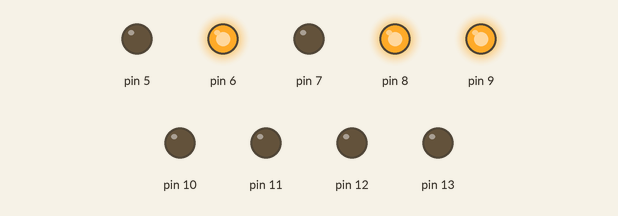
This sketch was run on a simulated Arduino Uno, built with avr-gcc and run on an emulated ATmega328P. On the bench: output pins drawn as LEDs (lit = HIGH). Random numbers use the default seed unless the sketch sets one.

Above: at 0.5 s.
At 1.5 s:
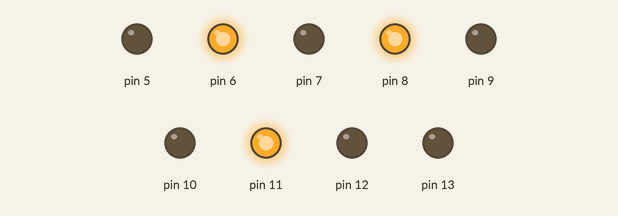
At 2.5 s:
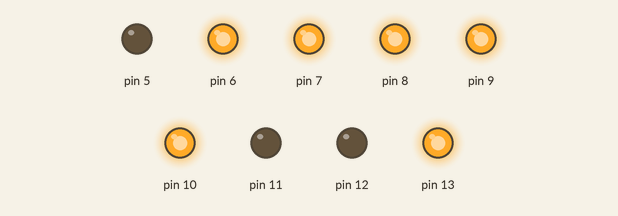
At 3.5 s:
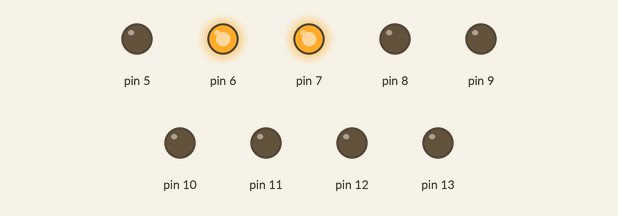
Timing chart, 0 to 4.6 s (numbered marks = the images above):
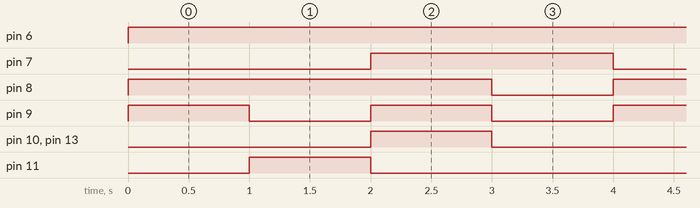

The sketch:

prog8_av.ino
```cpp
void setup() {
    int i;
    for (i = 13; i >= 5; i--) {
        pinMode(i, OUTPUT);
    }
}

char cifre[4][9] = {
    {1,1,1,1,1,1,0,0},
    {0,1,1,0,0,0,0,0},
    {1,1,0,1,1,0,1,0},
    {1,1,1,1,0,0,1,0}
};

void prikaziCifro(int cifra) {
    int i;
    for (i = 0; i < 8; i++) {
        if (cifre[cifra][i] == 1) {
            digitalWrite(13 - i, LOW);
        } else {
            digitalWrite(13 - i, HIGH);
        }
    }
}

void loop() {
    static int stej = 3;
    prikaziCifro(stej);
    stej--;
    if (stej < 0) {
        stej = 3;
    }
    delay(1000);
}
```

prog10_av.c
```cpp
#include <stdio.h>
#include <stdlib.h>
#define DIM 10000

int main() {
    char *k;
    k = malloc(sizeof(char) * DIM * DIM);

    if (k == NULL) {
        printf("Napaka pri alociranju pomnilnika!");
        return 1;
    }

    int i;
    for (i = 0; i < DIM * DIM; i++) {
        k[i] = rand();
    }
    getchar();
    free(k);
    return 0;
}
```

prog1_av.c
```cpp
#include <stdio.h>
#include <stdlib.h>

int main()
{

int x = 5;

printf("Hello World! Število je %d\n", x);
return 0;

}
```

prog2_av.c
```cpp
#include <stdio.h>
#include <stdlib.h>

int main()
{

printf("Zapiši datum v ISO formatu (YYYY-MM-DD): ");
int y, m, d;
scanf("%d-%d-%d", &y, &m, &d);
printf("Datum je %d. %d. %d\n", d, m, y);

return 0;

}
```

prog3_av.c
```cpp
#include <stdio.h>
#include <stdlib.h>

int main()
{

int start, stop, ozn_start, ozn_stop;
printf("Območje za izpis: ");
scanf("%d %d", &start, &stop);
printf("Označi vrednosti: ");
scanf("%d %d", &ozn_start, &ozn_stop);

while (start <= stop)
{
    if (start >= ozn_start && start <= ozn_stop)
    {
        printf("*");
    }
    printf("%d ", start);
    start++;
}
printf("\n");

return 0;

}
```

prog4_av.c
```cpp
#include <stdio.h>
#include <stdlib.h>

int main()
{

int stevilo, desetica, enica;
printf("-----------------------------------------\n");
printf("Vnesi število med 30 in 99: ");
scanf("%d", &stevilo);

desetica = stevilo / 10;
enica = stevilo % 10;

printf("Desetica: %d Enica: %d\n", desetica, enica);
//digit to word

switch (enica) {
case 1: printf(" ena"); break;
case 2: printf(" dve"); break;
case 3: printf(" tri"); break;
case 4: printf(" štiri"); break;
case 5: printf(" pet"); break;
case 6: printf(" šest"); break;
case 7: printf(" sedem"); break;
case 8: printf(" osem"); break;
case 9: printf(" devet"); break;
}

if (enica > 0) {
    printf("in");
}

switch (desetica)
{
case 3: printf("trideset"); break;
case 4: printf("štirideset"); break;
case 5: printf("petdeset"); break;
case 6: printf("šestdeset"); break;
case 7: printf("sedemdeset"); break;
case 8: printf("osemdeset"); break;
case 9: printf("devetdeset"); break;
default: printf("Napaka"); break;
}

//sound of the number


printf("\n-----------------------------------------");
return 0;

}
```

prog5_av.c
```cpp
#include <stdio.h>
#include <stdlib.h>

int main()
{

char znak; //8-bit
int stevec_oklepajev = 0;

printf("Vnesi izraz: ");

while(1){
    scanf("%c", &znak);
    if(znak == '0') break;
    printf("%c\n", znak);
    if(znak == '(') stevec_oklepajev++;
    if(znak == ')') stevec_oklepajev--;
    if(stevec_oklepajev < 0){
        printf("Napaka: prevec zapirajočih oklepajev\n");
        break;
    }
    if(stevec_oklepajev > 0){
        printf("Napaka: prevec odpirajočih oklepajev! Namig: %d\n", stevec_oklepajev);
        break;
    }
    if(stevec_oklepajev == 0){
        printf("Oklepaji OK.\n");
        break;
    }
    return 0;
}

return 0;

}
```

prog6_av.c
```cpp
#include <stdio.h>
#include <stdlib.h>

int prestejRazlicne(int t[], int len);
int odstraniDuplikate(int t[], int len);

int main()
{

    int t[13] = {5, 9, 5, 2, 6, 77, 15, 5, 5, 77, 6, 2, 8};
    printf("Imamo %d unikatnih števil.\n", prestejRazlicne(t, 13));

    odstraniDuplikate(t, 13);
    int i;
    for (i = 0; i < 13; i++)
    {
        printf("%d, ", t[i]);
    }
    return 0;
}

int odstraniDuplikate(int t[], int len)
{
    int i, j, count = 0;
    for (i = 0; i < len; i++)
    {
        for (j = i + 1; j < len; j++)
        {
            if (t[i] == t[j])
            {
                break;
            }
        }
        if (j == len)
        {
            count++;
            printf("%d\n", t[i]);
            t[count-1] = t[i];
        }
    }
    return count;
}

int prestejRazlicne(int t[], int len)
{
    int i, j, count = 0;
    for (i = 0; i < len; i++)
    {
        for (j = i + 1; j < len; j++)
        {
            if (t[i] == t[j])
            {
                break;
            }
        }
        if (j == len)
        {
            count++;
            printf("%d\n", t[i]);
        }
    }
    return count;
}
```

prog7_av.c
```cpp
#include <stdio.h>
#include <stdlib.h>


int main()
{
    FILE *fp; //ustvari kazalec za datoteko
    char znak;
    char glavaTabele[1000] = {0};
    char vrsticaTabele[1000] = {0};
    char *k = glavaTabele; //umeri kazalec na začetek tabele
    fp = fopen("neki.csv", "r");
    if (fp == NULL)
    {
        printf("Napaka pri odpiranju datoteke!");
        return 1;
    }

    while (fscanf(fp, "%c", &znak) != EOF)
    {
        if (znak == '\n')
        {
            printf("%s\n", glavaTabele);
            printf("%s\n", vrsticaTabele);
            k = glavaTabele;
        }
        else
        {
            *k = znak; if(znak == ',') {*k = '\t'; };
            k++;
        }
    }


    return 0;
}
```

Measured:
- by itself, pin 6: LOW → HIGH at 0.00 s
- by itself, pin 7: alternates HIGH for 2.0 s and LOW for 2.0 s
- by itself, pin 8: alternates HIGH for 3.0 s and LOW for 1.0 s
- by itself, pin 9: alternates HIGH for 1.0 s and LOW for 1.0 s
- by itself, pin 10, pin 11, pin 13: alternates HIGH for 1.0 s and LOW for 3.0 s
